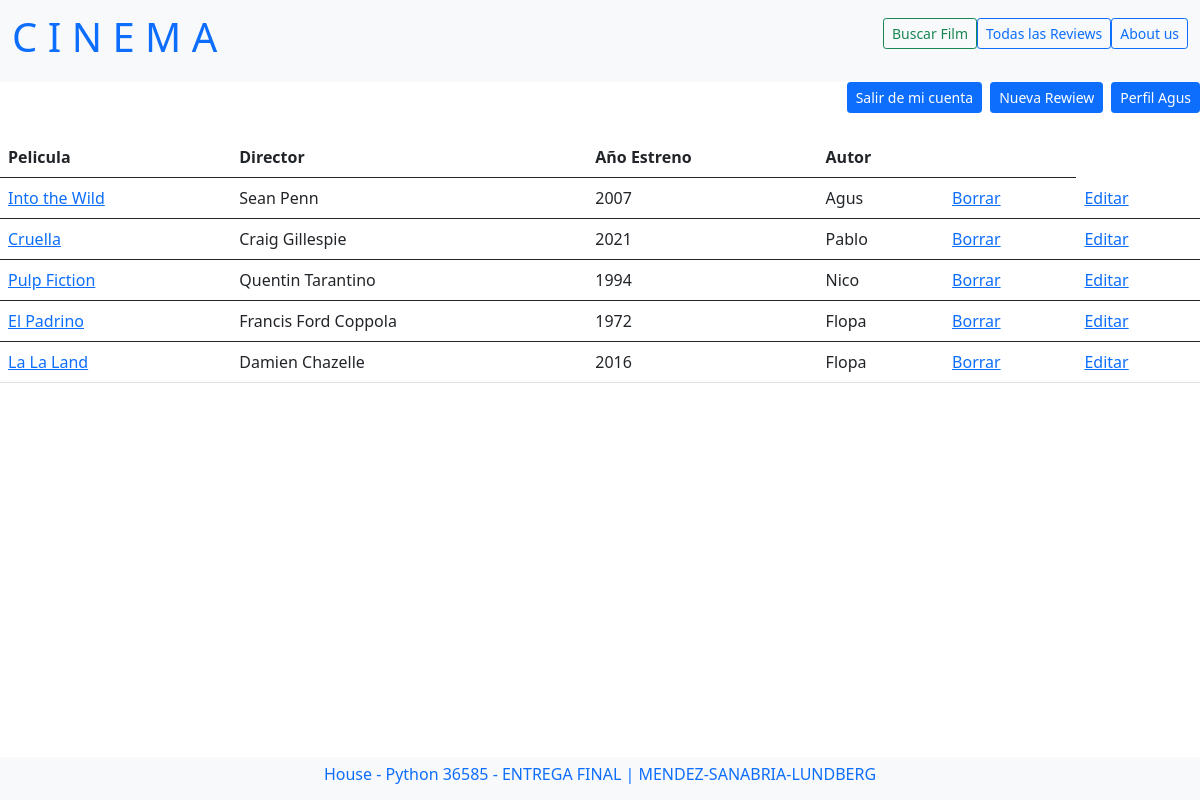
The page /reviews/lista_reviews/ (signed in) on the database its author committed.
### reviews/models.py (models this page shows, shortened)
class ReviewModel(models.Model):
    titulo = models.CharField(max_length=100)
    director = models.CharField(max_length=100)
    estreno = models.CharField(max_length=100)
    cuerpo = models.TextField()
    autor = models.ForeignKey(User, on_delete=models.CASCADE)
    fecha_creacion = models.DateField(auto_now_add=True)

### reviews/views.py (the view)
# urls.py: path('lista_reviews/',views.ReviewsList.as_view(), name="reviews_list"),
class ReviewsList(ListView):
    model = ReviewModel
    template_name = "reviews/reviews_list.html"

### reviews/templates/reviews/reviews_list.html (shortened to what this page needs)
{% extends "reviews/reviews_inicio.html" %}
{% block content %}
  {% if object_list %}
  <table class="table">
    <thead>
      <tr>
        <th scope="col">Pelicula</th>
        <th scope="col">Director</th>
        <th scope="col">Año Estreno</th>
        <th scope="col">Autor</th>
        <th scope="col">
        </th>
      </tr>
    </thead>
      {% for review in object_list %}
      <tbody>
        <tr>
          <td><a href="{% url 'review_detail' review.id %}">{{review.titulo}}</a></td>
          <td><a>{{review.director}}</a></td>
          <td><a>{{review.estreno}}</a></td>
          <td><a>{{review.autor}}</a></td>
          {% if user.is_authenticated %}
          <td><a href="{% url 'review_delete' review.id %}">Borrar</a></td>
          <td><a href="{% url 'review_update' review.id %}">Editar</a></td>
          {% endif %}
        </tr>
      </tbody>
      {% endfor %}
    </table>
  {% else %}
    <h1> Aún no hay reviews</h1>
  {% endif %}
{% endblock %}

### reviews/templates/reviews/reviews_inicio.html (shortened to what this page needs)
<!doctype html>
<html lang="en">
  <head>
    <link href="https://cdn.jsdelivr.net/npm/bootstrap@5.0.2/dist/css/bootstrap.min.css" rel="stylesheet">
  </head>
  <body>
    <nav class="navbar navbar-expand-lg bg-light" >
        <div class="container-fluid">
        <a class="navbar-brand" href="{% url 'inicio' %}">
             <h1> C  I  N  E  M  A </h1>
            </a>
          <div class="d-grid gap-2 d-md-flex justify-content-md-end" id="navbarSupportedContent">
            <ul class="navbar-nav me-auto mb-2 mb-lg-0">
              <li class="nav-item">
                <a class="btn btn-outline-success btn-sm" aria-current="page" href="{% url 'buscar' %}">Buscar Film</a>
              </li>
              <li class="nav-item">
                <a class="btn btn-outline-primary btn-sm" href="{% url 'reviews_list' %}">Todas las Reviews</a>
              </li>
              <li class="nav-item">
                <a class="btn btn-outline-primary btn-sm" href="{% url 'about_us' %}">About us</a>
              </li>
          </div>
        </div>
      </nav>
      {% if user.is_authenticated %}
  <div class="d-grid gap-2 d-md-flex justify-content-md-end">
  <a href="{% url 'user_logout' %}">
    <button type="button" class="btn btn-primary btn-sm">
      Salir de mi cuenta
    </button></a>
    <a href="{% url 'review_create' %}">
    <button type="button" class="btn btn-primary btn-sm">
      Nueva Rewiew
    </button></a>
  <a href="{% url 'user_profile' user.id %}">
    <button type="button" class="btn btn-primary btn-sm">
      Perfil {{user.username}}
    </button></a>
  </div>
  <br>
  {% endif %}
  {% block content %}{% endblock %}
  </body>
  <ul class="nav bg-light fixed-bottom justify-content-center">
    <li class="nav-item">
      <a class="nav-link active" href="{% url 'about_us' %}"><h6> House - Python 36585 - ENTREGA FINAL | MENDEZ-SANABRIA-LUNDBERG</h6></a>
    </li>
  </ul>
</html>

### rows shown on the page
ReviewModel: titulo "Into the Wild", director "Sean Penn", estreno "2007", autor "Agus"
ReviewModel: titulo "Cruella", director "Craig Gillespie", estreno "2021", autor "Pablo"
ReviewModel: titulo "Pulp Fiction", director "Quentin Tarantino", estreno "1994", autor "Nico"
ReviewModel: titulo "El Padrino", director "Francis Ford Coppola", estreno "1972", autor "Flopa"
ReviewModel: titulo "La La Land", director "Damien Chazelle", estreno "2016", autor "Flopa"

### other values the page prints
{{ user.username }} "Agus"
